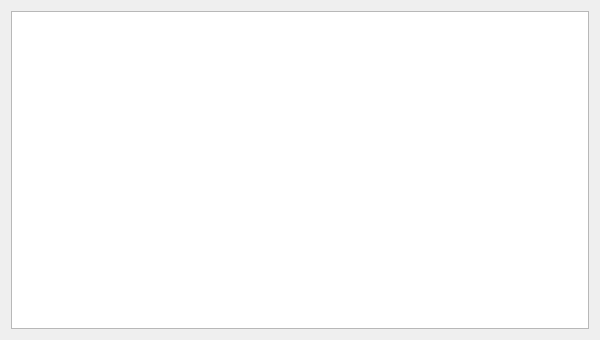
<?xml version="1.0" encoding="UTF-8"?>
<ui version="4.0">
 <class>Widget</class>
 <widget class="QWidget" name="Widget">
  <property name="geometry">
   <rect>
    <x>0</x>
    <y>0</y>
    <width>600</width>
    <height>340</height>
   </rect>
  </property>
  <property name="windowTitle">
   <string>Widget</string>
  </property>
  <layout class="QVBoxLayout" name="verticalLayout">
   <item>
    <widget class="QGraphicsView" name="graphicsView"/>
   </item>
  </layout>
 </widget>
 <resources/>
 <connections/>
</ui>
